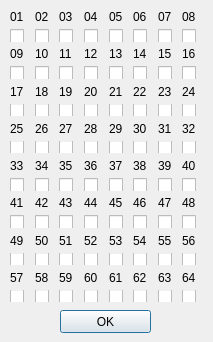
<?xml version="1.0" encoding="UTF-8"?>
<ui version="4.0">
 <class>SBMEECGControlPanelDlg</class>
 <widget class="QDialog" name="SBMEECGControlPanelDlg">
  <property name="geometry">
   <rect>
    <x>0</x>
    <y>0</y>
    <width>213</width>
    <height>342</height>
   </rect>
  </property>
  <property name="windowTitle">
   <string>ECG Control Panel</string>
  </property>
  <widget class="QPushButton" name="pushButton_OK">
   <property name="geometry">
    <rect>
     <x>60</x>
     <y>310</y>
     <width>91</width>
     <height>23</height>
    </rect>
   </property>
   <property name="text">
    <string>OK</string>
   </property>
  </widget>
  <widget class="QWidget" name="">
   <property name="geometry">
    <rect>
     <x>10</x>
     <y>10</y>
     <width>191</width>
     <height>292</height>
    </rect>
   </property>
   <layout class="QGridLayout" name="gridLayout">
    <item row="0" column="0">
     <widget class="QLabel" name="label">
      <property name="text">
       <string>01</string>
      </property>
     </widget>
    </item>
    <item row="0" column="1">
     <widget class="QLabel" name="label_2">
      <property name="text">
       <string>02</string>
      </property>
     </widget>
    </item>
    <item row="0" column="2">
     <widget class="QLabel" name="label_3">
      <property name="text">
       <string>03</string>
      </property>
     </widget>
    </item>
    <item row="0" column="3">
     <widget class="QLabel" name="label_4">
      <property name="text">
       <string>04</string>
      </property>
     </widget>
    </item>
    <item row="0" column="4">
     <widget class="QLabel" name="label_5">
      <property name="text">
       <string>05</string>
      </property>
     </widget>
    </item>
    <item row="0" column="5">
     <widget class="QLabel" name="label_6">
      <property name="text">
       <string>06</string>
      </property>
     </widget>
    </item>
    <item row="0" column="6">
     <widget class="QLabel" name="label_7">
      <property name="text">
       <string>07</string>
      </property>
     </widget>
    </item>
    <item row="0" column="7">
     <widget class="QLabel" name="label_8">
      <property name="text">
       <string>08</string>
      </property>
     </widget>
    </item>
    <item row="1" column="0">
     <widget class="QCheckBox" name="checkBox_1">
      <property name="text">
       <string/>
      </property>
     </widget>
    </item>
    <item row="1" column="1">
     <widget class="QCheckBox" name="checkBox_2">
      <property name="text">
       <string/>
      </property>
     </widget>
    </item>
    <item row="1" column="2">
     <widget class="QCheckBox" name="checkBox_3">
      <property name="text">
       <string/>
      </property>
     </widget>
    </item>
    <item row="1" column="3">
     <widget class="QCheckBox" name="checkBox_4">
      <property name="text">
       <string/>
      </property>
     </widget>
    </item>
    <item row="1" column="4">
     <widget class="QCheckBox" name="checkBox_5">
      <property name="text">
       <string/>
      </property>
     </widget>
    </item>
    <item row="1" column="5">
     <widget class="QCheckBox" name="checkBox_6">
      <property name="text">
       <string/>
      </property>
     </widget>
    </item>
    <item row="1" column="6">
     <widget class="QCheckBox" name="checkBox_7">
      <property name="text">
       <string/>
      </property>
     </widget>
    </item>
    <item row="1" column="7">
     <widget class="QCheckBox" name="checkBox_8">
      <property name="text">
       <string/>
      </property>
     </widget>
    </item>
    <item row="2" column="0">
     <widget class="QLabel" name="label_9">
      <property name="text">
       <string>09</string>
      </property>
     </widget>
    </item>
    <item row="2" column="1">
     <widget class="QLabel" name="label_10">
      <property name="text">
       <string>10</string>
      </property>
     </widget>
    </item>
    <item row="2" column="2">
     <widget class="QLabel" name="label_11">
      <property name="text">
       <string>11</string>
      </property>
     </widget>
    </item>
    <item row="2" column="3">
     <widget class="QLabel" name="label_12">
      <property name="text">
       <string>12</string>
      </property>
     </widget>
    </item>
    <item row="2" column="4">
     <widget class="QLabel" name="label_13">
      <property name="text">
       <string>13</string>
      </property>
     </widget>
    </item>
    <item row="2" column="5">
     <widget class="QLabel" name="label_14">
      <property name="text">
       <string>14</string>
      </property>
     </widget>
    </item>
    <item row="2" column="6">
     <widget class="QLabel" name="label_15">
      <property name="text">
       <string>15</string>
      </property>
     </widget>
    </item>
    <item row="2" column="7">
     <widget class="QLabel" name="label_16">
      <property name="text">
       <string>16</string>
      </property>
     </widget>
    </item>
    <item row="3" column="0">
     <widget class="QCheckBox" name="checkBox_9">
      <property name="text">
       <string/>
      </property>
     </widget>
    </item>
    <item row="3" column="1">
     <widget class="QCheckBox" name="checkBox_10">
      <property name="text">
       <string/>
      </property>
     </widget>
    </item>
    <item row="3" column="2">
     <widget class="QCheckBox" name="checkBox_11">
      <property name="text">
       <string/>
      </property>
     </widget>
    </item>
    <item row="3" column="3">
     <widget class="QCheckBox" name="checkBox_12">
      <property name="text">
       <string/>
      </property>
     </widget>
    </item>
    <item row="3" column="4">
     <widget class="QCheckBox" name="checkBox_13">
      <property name="text">
       <string/>
      </property>
     </widget>
    </item>
    <item row="3" column="5">
     <widget class="QCheckBox" name="checkBox_14">
      <property name="text">
       <string/>
      </property>
     </widget>
    </item>
    <item row="3" column="6">
     <widget class="QCheckBox" name="checkBox_15">
      <property name="text">
       <string/>
      </property>
     </widget>
    </item>
    <item row="3" column="7">
     <widget class="QCheckBox" name="checkBox_16">
      <property name="text">
       <string/>
      </property>
     </widget>
    </item>
    <item row="4" column="0">
     <widget class="QLabel" name="label_17">
      <property name="text">
       <string>17</string>
      </property>
     </widget>
    </item>
    <item row="4" column="1">
     <widget class="QLabel" name="label_18">
      <property name="text">
       <string>18</string>
      </property>
     </widget>
    </item>
    <item row="4" column="2">
     <widget class="QLabel" name="label_19">
      <property name="text">
       <string>19</string>
      </property>
     </widget>
    </item>
    <item row="4" column="3">
     <widget class="QLabel" name="label_20">
      <property name="text">
       <string>20</string>
      </property>
     </widget>
    </item>
    <item row="4" column="4">
     <widget class="QLabel" name="label_21">
      <property name="text">
       <string>21</string>
      </property>
     </widget>
    </item>
    <item row="4" column="5">
     <widget class="QLabel" name="label_22">
      <property name="text">
       <string>22</string>
      </property>
     </widget>
    </item>
    <item row="4" column="6">
     <widget class="QLabel" name="label_23">
      <property name="text">
       <string>23</string>
      </property>
     </widget>
    </item>
    <item row="4" column="7">
     <widget class="QLabel" name="label_24">
      <property name="text">
       <string>24</string>
      </property>
     </widget>
    </item>
    <item row="5" column="0">
     <widget class="QCheckBox" name="checkBox_17">
      <property name="text">
       <string/>
      </property>
     </widget>
    </item>
    <item row="5" column="1">
     <widget class="QCheckBox" name="checkBox_18">
      <property name="text">
       <string/>
      </property>
     </widget>
    </item>
    <item row="5" column="2">
     <widget class="QCheckBox" name="checkBox_19">
      <property name="text">
       <string/>
      </property>
     </widget>
    </item>
    <item row="5" column="3">
     <widget class="QCheckBox" name="checkBox_20">
      <property name="text">
       <string/>
      </property>
     </widget>
    </item>
    <item row="5" column="4">
     <widget class="QCheckBox" name="checkBox_21">
      <property name="text">
       <string/>
      </property>
     </widget>
    </item>
    <item row="5" column="5">
     <widget class="QCheckBox" name="checkBox_22">
      <property name="text">
       <string/>
      </property>
     </widget>
    </item>
    <item row="5" column="6">
     <widget class="QCheckBox" name="checkBox_23">
      <property name="text">
       <string/>
      </property>
     </widget>
    </item>
    <item row="5" column="7">
     <widget class="QCheckBox" name="checkBox_24">
      <property name="text">
       <string/>
      </property>
     </widget>
    </item>
    <item row="6" column="0">
     <widget class="QLabel" name="label_25">
      <property name="text">
       <string>25</string>
      </property>
     </widget>
    </item>
    <item row="6" column="1">
     <widget class="QLabel" name="label_26">
      <property name="text">
       <string>26</string>
      </property>
     </widget>
    </item>
    <item row="6" column="2">
     <widget class="QLabel" name="label_27">
      <property name="text">
       <string>27</string>
      </property>
     </widget>
    </item>
    <item row="6" column="3">
     <widget class="QLabel" name="label_28">
      <property name="text">
       <string>28</string>
      </property>
     </widget>
    </item>
    <item row="6" column="4">
     <widget class="QLabel" name="label_29">
      <property name="text">
       <string>29</string>
      </property>
     </widget>
    </item>
    <item row="6" column="5">
     <widget class="QLabel" name="label_30">
      <property name="text">
       <string>30</string>
      </property>
     </widget>
    </item>
    <item row="6" column="6">
     <widget class="QLabel" name="label_31">
      <property name="text">
       <string>31</string>
      </property>
     </widget>
    </item>
    <item row="6" column="7">
     <widget class="QLabel" name="label_32">
      <property name="text">
       <string>32</string>
      </property>
     </widget>
    </item>
    <item row="7" column="0">
     <widget class="QCheckBox" name="checkBox_25">
      <property name="text">
       <string/>
      </property>
     </widget>
    </item>
    <item row="7" column="1">
     <widget class="QCheckBox" name="checkBox_26">
      <property name="text">
       <string/>
      </property>
     </widget>
    </item>
    <item row="7" column="2">
     <widget class="QCheckBox" name="checkBox_27">
      <property name="text">
       <string/>
      </property>
     </widget>
    </item>
    <item row="7" column="3">
     <widget class="QCheckBox" name="checkBox_28">
      <property name="text">
       <string/>
      </property>
     </widget>
    </item>
    <item row="7" column="4">
     <widget class="QCheckBox" name="checkBox_29">
      <property name="text">
       <string/>
      </property>
     </widget>
    </item>
    <item row="7" column="5">
     <widget class="QCheckBox" name="checkBox_30">
      <property name="text">
       <string/>
      </property>
     </widget>
    </item>
    <item row="7" column="6">
     <widget class="QCheckBox" name="checkBox_31">
      <property name="text">
       <string/>
      </property>
     </widget>
    </item>
    <item row="7" column="7">
     <widget class="QCheckBox" name="checkBox_32">
      <property name="text">
       <string/>
      </property>
     </widget>
    </item>
    <item row="8" column="0">
     <widget class="QLabel" name="label_33">
      <property name="text">
       <string>33</string>
      </property>
     </widget>
    </item>
    <item row="8" column="1">
     <widget class="QLabel" name="label_34">
      <property name="text">
       <string>34</string>
      </property>
     </widget>
    </item>
    <item row="8" column="2">
     <widget class="QLabel" name="label_35">
      <property name="text">
       <string>35</string>
      </property>
     </widget>
    </item>
    <item row="8" column="3">
     <widget class="QLabel" name="label_36">
      <property name="text">
       <string>36</string>
      </property>
     </widget>
    </item>
    <item row="8" column="4">
     <widget class="QLabel" name="label_37">
      <property name="text">
       <string>37</string>
      </property>
     </widget>
    </item>
    <item row="8" column="5">
     <widget class="QLabel" name="label_38">
      <property name="text">
       <string>38</string>
      </property>
     </widget>
    </item>
    <item row="8" column="6">
     <widget class="QLabel" name="label_39">
      <property name="text">
       <string>39</string>
      </property>
     </widget>
    </item>
    <item row="8" column="7">
     <widget class="QLabel" name="label_40">
      <property name="text">
       <string>40</string>
      </property>
     </widget>
    </item>
    <item row="9" column="0">
     <widget class="QCheckBox" name="checkBox_33">
      <property name="text">
       <string/>
      </property>
     </widget>
    </item>
    <item row="9" column="1">
     <widget class="QCheckBox" name="checkBox_34">
      <property name="text">
       <string/>
      </property>
     </widget>
    </item>
    <item row="9" column="2">
     <widget class="QCheckBox" name="checkBox_35">
      <property name="text">
       <string/>
      </property>
     </widget>
    </item>
    <item row="9" column="3">
     <widget class="QCheckBox" name="checkBox_36">
      <property name="text">
       <string/>
      </property>
     </widget>
    </item>
    <item row="9" column="4">
     <widget class="QCheckBox" name="checkBox_37">
      <property name="text">
       <string/>
      </property>
     </widget>
    </item>
    <item row="9" column="5">
     <widget class="QCheckBox" name="checkBox_38">
      <property name="text">
       <string/>
      </property>
     </widget>
    </item>
    <item row="9" column="6">
     <widget class="QCheckBox" name="checkBox_39">
      <property name="text">
       <string/>
      </property>
     </widget>
    </item>
    <item row="9" column="7">
     <widget class="QCheckBox" name="checkBox_40">
      <property name="text">
       <string/>
      </property>
     </widget>
    </item>
    <item row="10" column="0">
     <widget class="QLabel" name="label_41">
      <property name="text">
       <string>41</string>
      </property>
     </widget>
    </item>
    <item row="10" column="1">
     <widget class="QLabel" name="label_42">
      <property name="text">
       <string>42</string>
      </property>
     </widget>
    </item>
    <item row="10" column="2">
     <widget class="QLabel" name="label_43">
      <property name="text">
       <string>43</string>
      </property>
     </widget>
    </item>
    <item row="10" column="3">
     <widget class="QLabel" name="label_44">
      <property name="text">
       <string>44</string>
      </property>
     </widget>
    </item>
    <item row="10" column="4">
     <widget class="QLabel" name="label_45">
      <property name="text">
       <string>45</string>
      </property>
     </widget>
    </item>
    <item row="10" column="5">
     <widget class="QLabel" name="label_46">
      <property name="text">
       <string>46</string>
      </property>
     </widget>
    </item>
    <item row="10" column="6">
     <widget class="QLabel" name="label_47">
      <property name="text">
       <string>47</string>
      </property>
     </widget>
    </item>
    <item row="10" column="7">
     <widget class="QLabel" name="label_48">
      <property name="text">
       <string>48</string>
      </property>
     </widget>
    </item>
    <item row="11" column="0">
     <widget class="QCheckBox" name="checkBox_41">
      <property name="text">
       <string/>
      </property>
     </widget>
    </item>
    <item row="11" column="1">
     <widget class="QCheckBox" name="checkBox_42">
      <property name="text">
       <string/>
      </property>
     </widget>
    </item>
    <item row="11" column="2">
     <widget class="QCheckBox" name="checkBox_43">
      <property name="text">
       <string/>
      </property>
     </widget>
    </item>
    <item row="11" column="3">
     <widget class="QCheckBox" name="checkBox_44">
      <property name="text">
       <string/>
      </property>
     </widget>
    </item>
    <item row="11" column="4">
     <widget class="QCheckBox" name="checkBox_45">
      <property name="text">
       <string/>
      </property>
     </widget>
    </item>
    <item row="11" column="5">
     <widget class="QCheckBox" name="checkBox_46">
      <property name="text">
       <string/>
      </property>
     </widget>
    </item>
    <item row="11" column="6">
     <widget class="QCheckBox" name="checkBox_47">
      <property name="text">
       <string/>
      </property>
     </widget>
    </item>
    <item row="11" column="7">
     <widget class="QCheckBox" name="checkBox_48">
      <property name="text">
       <string/>
      </property>
     </widget>
    </item>
    <item row="12" column="0">
     <widget class="QLabel" name="label_49">
      <property name="text">
       <string>49</string>
      </property>
     </widget>
    </item>
    <item row="12" column="1">
     <widget class="QLabel" name="label_50">
      <property name="text">
       <string>50</string>
      </property>
     </widget>
    </item>
    <item row="12" column="2">
     <widget class="QLabel" name="label_51">
      <property name="text">
       <string>51</string>
      </property>
     </widget>
    </item>
    <item row="12" column="3">
     <widget class="QLabel" name="label_52">
      <property name="text">
       <string>52</string>
      </property>
     </widget>
    </item>
    <item row="12" column="4">
     <widget class="QLabel" name="label_53">
      <property name="text">
       <string>53</string>
      </property>
     </widget>
    </item>
    <item row="12" column="5">
     <widget class="QLabel" name="label_54">
      <property name="text">
       <string>54</string>
      </property>
     </widget>
    </item>
    <item row="12" column="6">
     <widget class="QLabel" name="label_55">
      <property name="text">
       <string>55</string>
      </property>
     </widget>
    </item>
    <item row="12" column="7">
     <widget class="QLabel" name="label_56">
      <property name="text">
       <string>56</string>
      </property>
     </widget>
    </item>
    <item row="13" column="0">
     <widget class="QCheckBox" name="checkBox_49">
      <property name="text">
       <string/>
      </property>
     </widget>
    </item>
    <item row="13" column="1">
     <widget class="QCheckBox" name="checkBox_50">
      <property name="text">
       <string/>
      </property>
     </widget>
    </item>
    <item row="13" column="2">
     <widget class="QCheckBox" name="checkBox_51">
      <property name="text">
       <string/>
      </property>
     </widget>
    </item>
    <item row="13" column="3">
     <widget class="QCheckBox" name="checkBox_52">
      <property name="text">
       <string/>
      </property>
     </widget>
    </item>
    <item row="13" column="4">
     <widget class="QCheckBox" name="checkBox_53">
      <property name="text">
       <string/>
      </property>
     </widget>
    </item>
    <item row="13" column="5">
     <widget class="QCheckBox" name="checkBox_54">
      <property name="text">
       <string/>
      </property>
     </widget>
    </item>
    <item row="13" column="6">
     <widget class="QCheckBox" name="checkBox_55">
      <property name="text">
       <string/>
      </property>
     </widget>
    </item>
    <item row="13" column="7">
     <widget class="QCheckBox" name="checkBox_56">
      <property name="text">
       <string/>
      </property>
     </widget>
    </item>
    <item row="14" column="0">
     <widget class="QLabel" name="label_57">
      <property name="text">
       <string>57</string>
      </property>
     </widget>
    </item>
    <item row="14" column="1">
     <widget class="QLabel" name="label_58">
      <property name="text">
       <string>58</string>
      </property>
     </widget>
    </item>
    <item row="14" column="2">
     <widget class="QLabel" name="label_59">
      <property name="text">
       <string>59</string>
      </property>
     </widget>
    </item>
    <item row="14" column="3">
     <widget class="QLabel" name="label_60">
      <property name="text">
       <string>60</string>
      </property>
     </widget>
    </item>
    <item row="14" column="4">
     <widget class="QLabel" name="label_61">
      <property name="text">
       <string>61</string>
      </property>
     </widget>
    </item>
    <item row="14" column="5">
     <widget class="QLabel" name="label_62">
      <property name="text">
       <string>62</string>
      </property>
     </widget>
    </item>
    <item row="14" column="6">
     <widget class="QLabel" name="label_63">
      <property name="text">
       <string>63</string>
      </property>
     </widget>
    </item>
    <item row="14" column="7">
     <widget class="QLabel" name="label_64">
      <property name="text">
       <string>64</string>
      </property>
     </widget>
    </item>
    <item row="15" column="0">
     <widget class="QCheckBox" name="checkBox_57">
      <property name="text">
       <string/>
      </property>
     </widget>
    </item>
    <item row="15" column="1">
     <widget class="QCheckBox" name="checkBox_58">
      <property name="text">
       <string/>
      </property>
     </widget>
    </item>
    <item row="15" column="2">
     <widget class="QCheckBox" name="checkBox_59">
      <property name="text">
       <string/>
      </property>
     </widget>
    </item>
    <item row="15" column="3">
     <widget class="QCheckBox" name="checkBox_60">
      <property name="text">
       <string/>
      </property>
     </widget>
    </item>
    <item row="15" column="4">
     <widget class="QCheckBox" name="checkBox_61">
      <property name="text">
       <string/>
      </property>
     </widget>
    </item>
    <item row="15" column="5">
     <widget class="QCheckBox" name="checkBox_62">
      <property name="text">
       <string/>
      </property>
     </widget>
    </item>
    <item row="15" column="6">
     <widget class="QCheckBox" name="checkBox_63">
      <property name="text">
       <string/>
      </property>
     </widget>
    </item>
    <item row="15" column="7">
     <widget class="QCheckBox" name="checkBox_64">
      <property name="text">
       <string/>
      </property>
     </widget>
    </item>
   </layout>
  </widget>
 </widget>
 <resources/>
 <connections/>
</ui>
